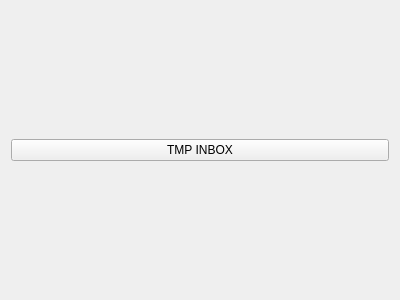
<?xml version="1.0" encoding="UTF-8"?>
<ui version="4.0">
 <class>ChatInboxWindow</class>
 <widget class="QWidget" name="ChatInboxWindow">
  <property name="geometry">
   <rect>
    <x>0</x>
    <y>0</y>
    <width>400</width>
    <height>300</height>
   </rect>
  </property>
  <property name="windowTitle">
   <string>Form</string>
  </property>
  <layout class="QVBoxLayout" name="verticalLayout">
   <item>
    <widget class="QPushButton" name="pushButton">
     <property name="text">
      <string>TMP INBOX</string>
     </property>
    </widget>
   </item>
  </layout>
 </widget>
 <resources/>
 <connections/>
</ui>
